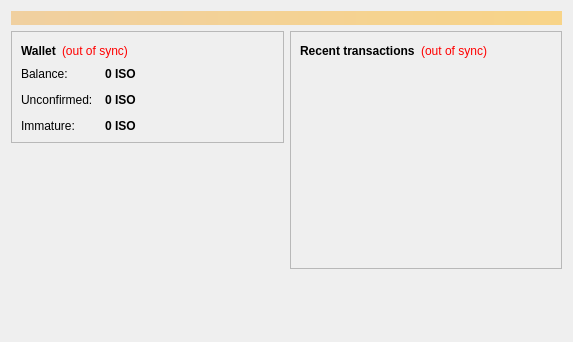
<?xml version="1.0" encoding="UTF-8"?>
<ui version="4.0">
 <class>OverviewPage</class>
 <widget class="QWidget" name="OverviewPage">
  <property name="geometry">
   <rect>
    <x>0</x>
    <y>0</y>
    <width>573</width>
    <height>342</height>
   </rect>
  </property>
  <property name="windowTitle">
   <string>Form</string>
  </property>
  <layout class="QVBoxLayout" name="topLayout">
   <item>
    <widget class="QLabel" name="labelAlerts">
     <property name="visible">
      <bool>false</bool>
     </property>
     <property name="styleSheet">
      <string notr="true">background-color: qlineargradient(x1: 0, y1: 0, x2: 1, y2: 0, stop:0 #F0D0A0, stop:1 #F8D488); color:#000000;</string>
     </property>
     <property name="wordWrap">
      <bool>true</bool>
     </property>
     <property name="margin">
      <number>3</number>
     </property>
    </widget>
   </item>
   <item>
    <layout class="QHBoxLayout" name="horizontalLayout" stretch="1,1">
     <item>
      <layout class="QVBoxLayout" name="verticalLayout_2">
       <item>
        <widget class="QFrame" name="frame">
         <property name="frameShape">
          <enum>QFrame::StyledPanel</enum>
         </property>
         <property name="frameShadow">
          <enum>QFrame::Raised</enum>
         </property>
         <layout class="QVBoxLayout" name="verticalLayout_4">
          <item>
           <layout class="QHBoxLayout" name="horizontalLayout_4">
            <item>
             <widget class="QLabel" name="label_5">
              <property name="font">
               <font>
                <weight>75</weight>
                <bold>true</bold>
               </font>
              </property>
              <property name="text">
               <string>Wallet</string>
              </property>
             </widget>
            </item>
            <item>
             <widget class="QLabel" name="labelWalletStatus">
              <property name="toolTip">
               <string>The displayed information may be out of date. Your wallet automatically synchronizes with the Bitcoin network after a connection is established, but this process has not completed yet.</string>
              </property>
              <property name="styleSheet">
               <string notr="true">QLabel { color: red; }</string>
              </property>
              <property name="text">
               <string notr="true">(out of sync)</string>
              </property>
              <property name="alignment">
               <set>Qt::AlignLeading|Qt::AlignLeft|Qt::AlignVCenter</set>
              </property>
             </widget>
            </item>
            <item>
             <spacer name="horizontalSpacer_2">
              <property name="orientation">
               <enum>Qt::Horizontal</enum>
              </property>
              <property name="sizeHint" stdset="0">
               <size>
                <width>40</width>
                <height>20</height>
               </size>
              </property>
             </spacer>
            </item>
           </layout>
          </item>
          <item>
           <layout class="QFormLayout" name="formLayout_2">
            <property name="fieldGrowthPolicy">
             <enum>QFormLayout::AllNonFixedFieldsGrow</enum>
            </property>
            <property name="horizontalSpacing">
             <number>12</number>
            </property>
            <property name="verticalSpacing">
             <number>12</number>
            </property>
            <item row="0" column="0">
             <widget class="QLabel" name="label">
              <property name="text">
               <string>Balance:</string>
              </property>
             </widget>
            </item>
            <item row="0" column="1">
             <widget class="QLabel" name="labelBalance">
              <property name="font">
               <font>
                <weight>75</weight>
                <bold>true</bold>
               </font>
              </property>
              <property name="cursor">
               <cursorShape>IBeamCursor</cursorShape>
              </property>
              <property name="toolTip">
               <string>Your current balance</string>
              </property>
              <property name="text">
               <string notr="true">0 ISO</string>
              </property>
              <property name="textInteractionFlags">
               <set>Qt::LinksAccessibleByMouse|Qt::TextSelectableByKeyboard|Qt::TextSelectableByMouse</set>
              </property>
             </widget>
            </item>
            <item row="1" column="0">
             <widget class="QLabel" name="label_3">
              <property name="text">
               <string>Unconfirmed:</string>
              </property>
             </widget>
            </item>
            <item row="1" column="1">
             <widget class="QLabel" name="labelUnconfirmed">
              <property name="font">
               <font>
                <weight>75</weight>
                <bold>true</bold>
               </font>
              </property>
              <property name="cursor">
               <cursorShape>IBeamCursor</cursorShape>
              </property>
              <property name="toolTip">
               <string>Total of transactions that have yet to be confirmed, and do not yet count toward the current balance</string>
              </property>
              <property name="text">
               <string notr="true">0 ISO</string>
              </property>
              <property name="textInteractionFlags">
               <set>Qt::LinksAccessibleByMouse|Qt::TextSelectableByKeyboard|Qt::TextSelectableByMouse</set>
              </property>
             </widget>
            </item>
            <item row="2" column="0">
             <widget class="QLabel" name="labelImmatureText">
              <property name="text">
               <string>Immature:</string>
              </property>
             </widget>
            </item>
            <item row="2" column="1">
             <widget class="QLabel" name="labelImmature">
              <property name="font">
               <font>
                <weight>75</weight>
                <bold>true</bold>
               </font>
              </property>
              <property name="toolTip">
               <string>Mined balance that has not yet matured</string>
              </property>
              <property name="text">
               <string notr="true">0 ISO</string>
              </property>
              <property name="textInteractionFlags">
               <set>Qt::LinksAccessibleByMouse|Qt::TextSelectableByKeyboard|Qt::TextSelectableByMouse</set>
              </property>
             </widget>
            </item>
           </layout>
          </item>
         </layout>
        </widget>
       </item>
       <item>
        <spacer name="verticalSpacer">
         <property name="orientation">
          <enum>Qt::Vertical</enum>
         </property>
         <property name="sizeHint" stdset="0">
          <size>
           <width>20</width>
           <height>40</height>
          </size>
         </property>
        </spacer>
       </item>
      </layout>
     </item>
     <item>
      <layout class="QVBoxLayout" name="verticalLayout_3">
       <item>
        <widget class="QFrame" name="frame_2">
         <property name="frameShape">
          <enum>QFrame::StyledPanel</enum>
         </property>
         <property name="frameShadow">
          <enum>QFrame::Raised</enum>
         </property>
         <layout class="QVBoxLayout" name="verticalLayout">
          <item>
           <layout class="QHBoxLayout" name="horizontalLayout_2">
            <item>
             <widget class="QLabel" name="label_4">
              <property name="text">
               <string>&lt;b&gt;Recent transactions&lt;/b&gt;</string>
              </property>
             </widget>
            </item>
            <item>
             <widget class="QLabel" name="labelTransactionsStatus">
              <property name="toolTip">
               <string>The displayed information may be out of date. Your wallet automatically synchronizes with the Bitcoin network after a connection is established, but this process has not completed yet.</string>
              </property>
              <property name="styleSheet">
               <string notr="true">QLabel { color: red; }</string>
              </property>
              <property name="text">
               <string notr="true">(out of sync)</string>
              </property>
              <property name="alignment">
               <set>Qt::AlignRight|Qt::AlignTrailing|Qt::AlignVCenter</set>
              </property>
             </widget>
            </item>
            <item>
             <spacer name="horizontalSpacer">
              <property name="orientation">
               <enum>Qt::Horizontal</enum>
              </property>
              <property name="sizeHint" stdset="0">
               <size>
                <width>40</width>
                <height>20</height>
               </size>
              </property>
             </spacer>
            </item>
           </layout>
          </item>
          <item>
           <widget class="QListView" name="listTransactions">
            <property name="styleSheet">
             <string notr="true">QListView { background: transparent; }</string>
            </property>
            <property name="frameShape">
             <enum>QFrame::NoFrame</enum>
            </property>
            <property name="verticalScrollBarPolicy">
             <enum>Qt::ScrollBarAlwaysOff</enum>
            </property>
            <property name="horizontalScrollBarPolicy">
             <enum>Qt::ScrollBarAlwaysOff</enum>
            </property>
            <property name="selectionMode">
             <enum>QAbstractItemView::NoSelection</enum>
            </property>
           </widget>
          </item>
         </layout>
        </widget>
       </item>
       <item>
        <spacer name="verticalSpacer_2">
         <property name="orientation">
          <enum>Qt::Vertical</enum>
         </property>
         <property name="sizeHint" stdset="0">
          <size>
           <width>20</width>
           <height>40</height>
          </size>
         </property>
        </spacer>
       </item>
      </layout>
     </item>
    </layout>
   </item>
  </layout>
 </widget>
 <resources/>
 <connections/>
</ui>
